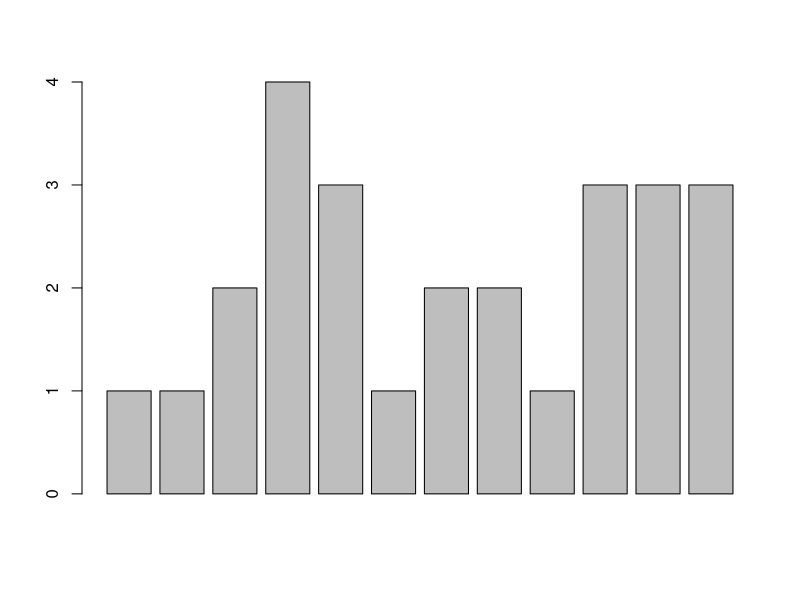

Generate this figure with R:
foo <- c(1, 1, 2, 4, 3, 1, 2, 2, 1, 3, 3, 3)

x11()
barplot(foo)
z <- locator(1) # wait for mouse click or enter pressed
